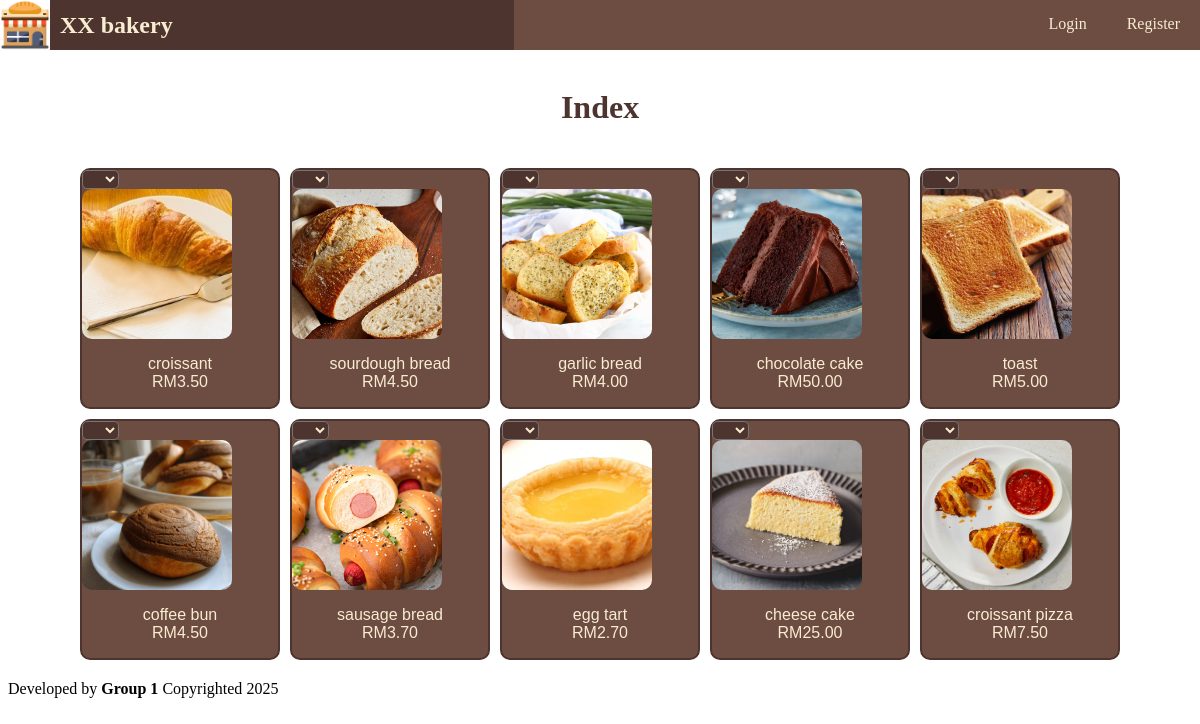
The page / on the database its author committed.
### tables this page shows
CREATE TABLE `product` (
  `id` char(4) NOT NULL,
  `name` varchar(100) NOT NULL,
  `price` decimal(4,2) NOT NULL,
  `photo` varchar(100) NOT NULL
);

### index.php (the view, shortened to what this page needs)
<?php
require 'base.php';
$stm = $_db->query("SELECT * FROM product");
$_title = 'Index';
include 'head.php';
?>
<div class="productContainer">
    <?php foreach ($stm as $product): ?>
        <?php
        $id = $product->id;
        ?>
        <div class="product">
            <form method="post">
                <?= html_select('unit', $_units, '') ?>
            </form>
            <img src="../product_img/<?= $product->photo ?>"
                data-get="detail.php?id=<?= $product->id ?>" class="productImg">
            <div class="productDetail">
                <p><?= $product->name ?><br>RM<?= $product->price ?>
            </div>
        </div>
    <?php endforeach ?>
</div>
<?php
include 'foot.php';
?>

### head.php (shortened to what this page needs)
<!DOCTYPE html>
<html lang="en">
<head>
    <link rel="stylesheet" href="/css/app.css">
</head>
<body>
    <nav>
        <div class="Logo" >
            <a href="/">
            <img src="/image/icon.jpg" alt="Logo">
            <h2>XX bakery</h2>
            </a>
        </div>
        <div></div>
        <?php if (!$_user): ?>
            <a href="/user/login.php">Login</a>
            <a href="/user/register.php">Register</a>
        <?php endif ?>
    </nav>
    <main>
        <h1><?= $_title ?? 'Untitled' ?></h1>

### base.php (shortened to what this page needs)
<?php
function encode($value)
{
    return htmlentities($value);
}
function html_select($key, $items, $default = '- Select One -', $attr = '')
{
    $value = encode($GLOBALS[$key] ?? '');
    echo "<select id='$key' name='$key' $attr>";
    if ($default !== null) {
        echo "<option value=''>$default</option>";
    }
    foreach ($items as $id => $text) {
        $state = $id == $value ? 'selected' : '';
        echo "<option value='$id' $state>$text</option>";
    }
    echo '</select>';
}
$_user = $_SESSION['user'] ?? null;
$_units = array_combine(range(1, 10), range(1, 10));

### foot.php
</main>
<footer>
    Developed by <strong>Group 1</strong>
    Copyrighted <?= date('Y') ?>
</footer>

### css/app.css (style rules this page uses)
body { padding-top: 60px; }
h1 { color: #4E342E; text-align: center; }
nav { position: fixed; top: 0; left: 0; width: 100%; background-color: #6D4C41; padding: 5 10px; display: flex; }
nav .Logo a { display: flex; align-items: center; text-decoration: none; padding: 0; margin: 0; }
nav .Logo img { width: 50px; height: auto; margin-right: 10px; }
nav .Logo h2 { font-size: 24px; margin: 0; color: #F8ECD1; }
nav a { color: #F8ECD1; text-decoration: none; padding: 5px 10px; white-space: nowrap; margin: 10px; }
nav div { flex: 1; }
.productContainer { display: grid; grid-template-columns: repeat(5, 200px); gap: 10px; padding: 20px; justify-content: center; }
.product { display: block; background: #6D4C41; border: 2px solid #4E342E; align-items: center; border-radius: 10px; }
.productImg { display: block; width: 150px; height: 150px; border-radius: 10px; object-fit: cover; align-self: center; }
.productDetail { display: block; text-align: center; font-size: 16px; font-family: Verdana, Geneva, Tahoma, sans-serif; color: #F8ECD1; }
select { border-radius: 5px; color: #F8ECD1; background-color: #4E342E; }

### rows shown on the page
product: photo (picture), name "croissant", price "3.50"
product: photo (picture), name "sourdough bread", price "4.50"
product: photo (picture), name "garlic bread", price "4.00"
product: photo (picture), name "chocolate cake", price "50.00"
product: photo (picture), name "toast", price "5.00"
product: photo (picture), name "coffee bun", price "4.50"
product: photo (picture), name "sausage bread", price "3.70"
product: photo (picture), name "egg tart", price "2.70"
product: photo (picture), name "cheese cake", price "25.00"
product: photo (picture), name "croissant pizza", price "7.50"

### other values the page prints
$_title "Index"
